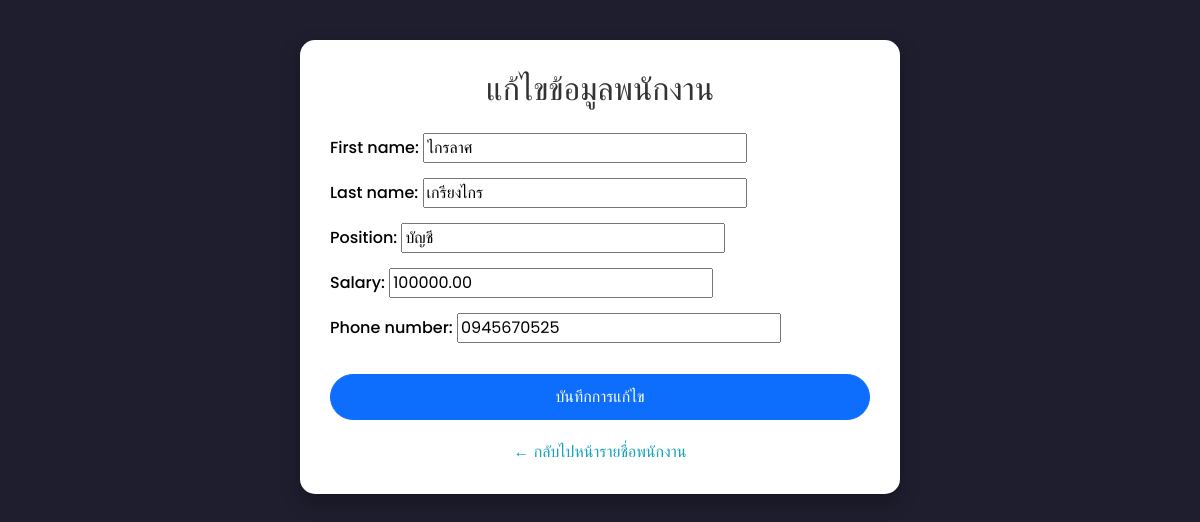
The page /edit/11/ on the database its author committed.
### employee/models.py (models this page shows, shortened)
class Employee(models.Model):
    first_name = models.CharField(max_length=100)
    last_name = models.CharField(max_length=100)
    position = models.CharField(max_length=100)
    salary = models.DecimalField(max_digits=10, decimal_places=2)
    phone_number = models.CharField(max_length=15)

### employee/views.py (the view)
# urls.py: path('edit/<int:pk>/', views.edit_employee, name='edit_employee'),  # หน้าแก้ไขพนักงาน
def edit_employee(request, pk):
    employee = Employee.objects.get(pk=pk)
    if request.method == 'POST':
        form = EmployeeForm(request.POST, instance=employee)
        if form.is_valid():
            form.save()
            return redirect('employee_list')  # กลับไปที่หน้ารายชื่อพนักงาน
    else:
        form = EmployeeForm(instance=employee)
    return render(request, 'edit_employee.html', {'form': form})

### employee/forms.py
class EmployeeForm(forms.ModelForm):
    class Meta:
        model = Employee
        fields = ['first_name', 'last_name', 'position', 'salary', 'phone_number']

### employee/templates/edit_employee.html (shortened to what this page needs)
<!DOCTYPE html>
<html lang="th">
<head>
    <link href="https://cdn.jsdelivr.net/npm/bootstrap@5.1.3/dist/css/bootstrap.min.css" rel="stylesheet">
</head>
<body>
    <div class="container fade-in">
        <h2>แก้ไขข้อมูลพนักงาน</h2>
        <form method="POST">
            {{ form.as_p }}
            <button type="submit" class="btn btn-primary mt-3">
                 บันทึกการแก้ไข
            </button>
        </form>
        <a href="{% url 'employee_list' %}" class="back-link">← กลับไปหน้ารายชื่อพนักงาน</a>
    </div>
</body>
</html>

### employee/templates/edit_employee.html (style rules this page uses)
body { font-family: 'Poppins', sans-serif; background-color: #1e1e2f; color: #f5f5f5; padding: 40px 20px; }
.container { max-width: 600px; background: #ffffff; color: #000; padding: 30px; border-radius: 15px; box-shadow: 0 8px 20px rgba(0, 0, 0, 0.3); margin: auto; }
h2 { text-align: center; margin-bottom: 25px; color: #333; }
form p { margin-bottom: 15px; }
.btn-primary { width: 100%; border-radius: 30px; padding: 10px; }
.back-link { display: block; text-align: center; margin-top: 20px; text-decoration: none; color: #17a2b8; font-weight: 500; }
label { font-weight: 500; }
.fade-in { animation: fadeIn 0.5s ease-in-out; }

### rows shown on the page
Employee: first_name "ไกรลาศ", last_name "เกรียงไกร", position "บัญชี", salary "100000.00", phone_number "0945670525"
